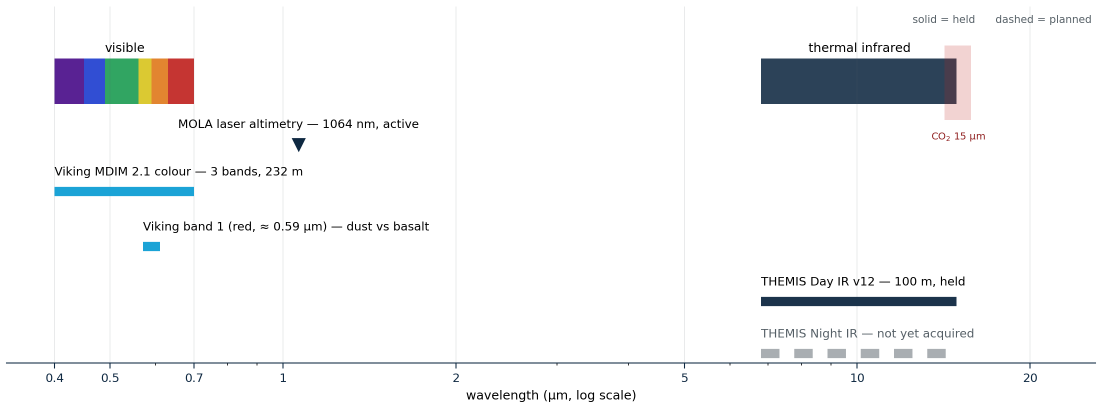
#> input picture Mars Remote Sensing Project/build/le_img/em_spectrum.png, 2204 x 817 px (shown at 1/2 size); its folder holds 4 pictures in this run
$ python img_contrast.py
#> lines starting #> are read from the running program, lines starting #| are printed output that depends on the picture
# -*- coding: utf-8 -*-
"""Measure how much tonal range each figure actually uses.

A panel that lives in the top few percent of the luminance range will read as
a blank white rectangle once a projector's gamma and ambient light are applied.
"""
import glob
import os

import numpy as np
from PIL import Image

DIR = r"C:\Users\Loggg\Downloads\Mars Remote Sensing Project\build\le_img"

print("%-12s %7s %7s %7s %7s %7s  %s"
      % ("image", "mean", "p1", "p99", "range", "std", "verdict"))
print("-" * 84)
for p in sorted(glob.glob(os.path.join(DIR, "*.png"))):
    a = np.asarray(Image.open(p).convert("L"), dtype=np.float32)
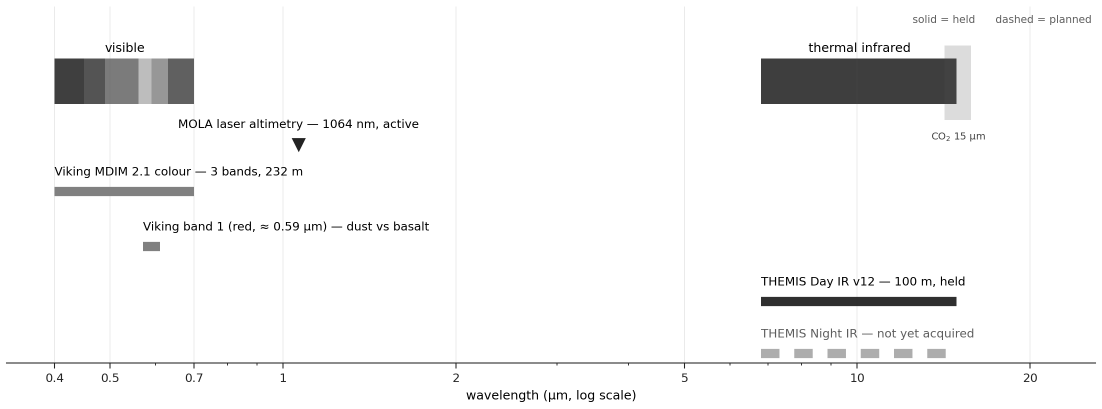
#> a: shape (817, 2204) float32 (shown at 1/2 size); min 0, max 255, mean 244.8
    p1, p99 = np.percentile(a, [1, 99])
#> p1 = 47; p99 = 255
    rng, std = p99 - p1, float(a.std())
#> rng = 208; std = 41.83
    if a.mean() > 215 and rng < 90:
        verdict = "WASHED OUT - will project as near-blank"
    elif rng < 70:
        verdict = "low contrast"
    else:
        verdict = "ok"
    print("%-12s %7.1f %7.1f %7.1f %7.1f %7.1f  %s"
          % (os.path.basename(p), a.mean(), p1, p99, rng, std, verdict))
#| em_spectrum.png   244.8    47.0   255.0   208.0    41.8  ok
#> pass 2 of the loop `for p in sorted(glob.glob(os.path.join(DIR, "*.png"))):`:
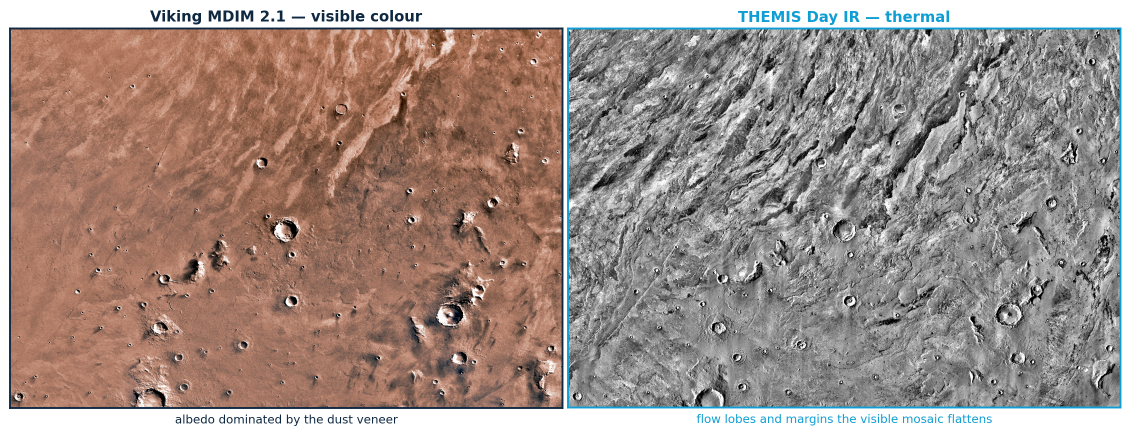
#> input picture Mars Remote Sensing Project/build/le_img/f_daedalia.png, 2261 x 871 px (shown at 1/2 size)
#> `a = np.asarray(Image.open(p).convert("L"), dtype=np.float32)`:
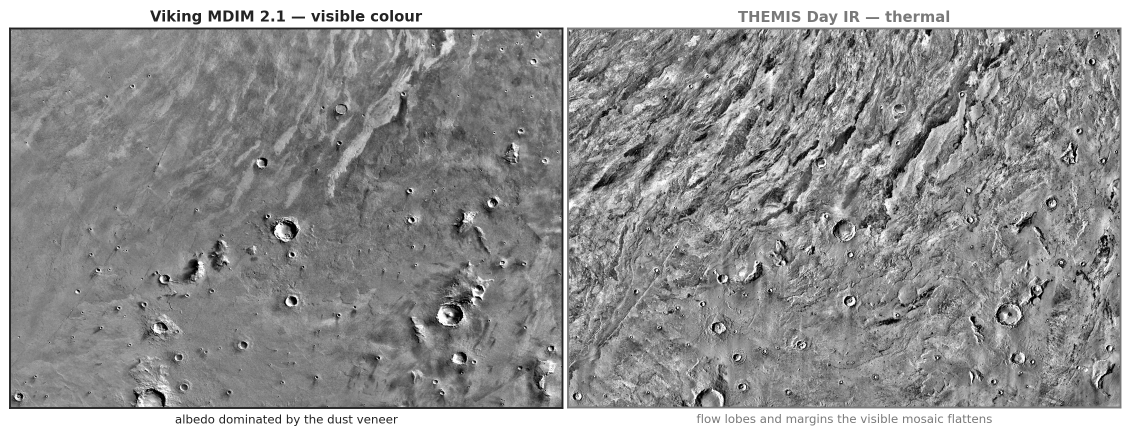
#> a: shape (871, 2261) float32 (shown at 1/2 size); min 0, max 255, mean 147.1
#> p1 = 29
#> rng = 226; std = 54.74
#| f_daedalia.png   147.1    29.0   255.0   226.0    54.7  ok
#> pass 3 of the loop `for p in sorted(glob.glob(os.path.join(DIR, "*.png"))):`:
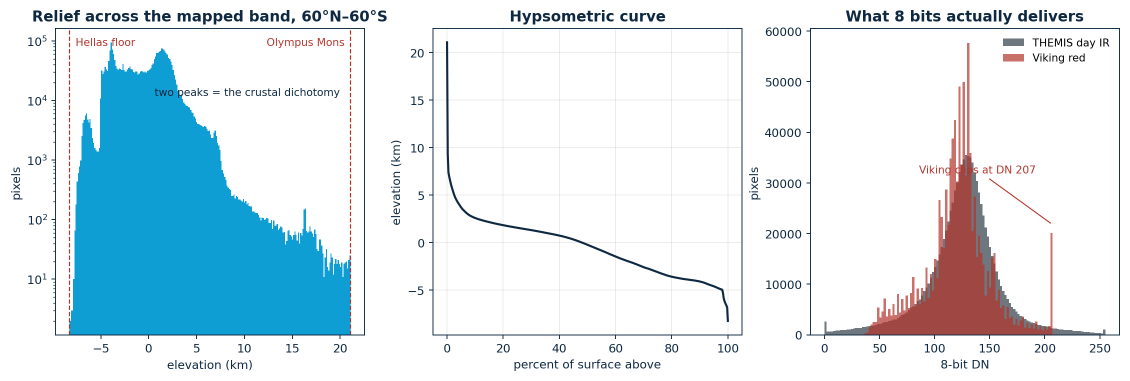
#> input picture Mars Remote Sensing Project/build/le_img/f_hypsometry.png, 2259 x 762 px (shown at 1/2 size)
#> `a = np.asarray(Image.open(p).convert("L"), dtype=np.float32)`:
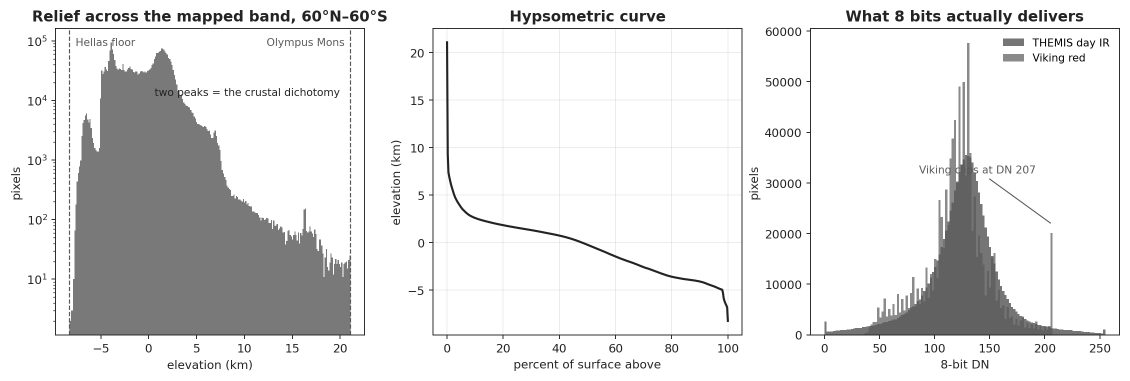
#> a: shape (762, 2259) float32 (shown at 1/2 size); min 0, max 255, mean 228.6
#> p1 = 35
#> rng = 220; std = 57.47
#| f_hypsometry.png   228.6    35.0   255.0   220.0    57.5  ok
#> the loop made 4 passes; the first 3 are shown
